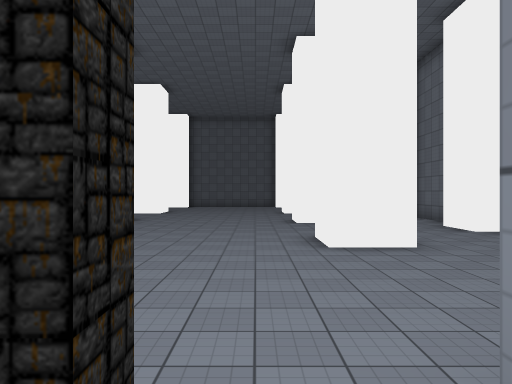
view 1 (above)

19 first-person views from a walk through a scene from a Unity 3-D project. The camera is 1.4 m above the floor, looks level and sees 70° across. The floor is counted in squares, 2 m on a side. Each view is taken from the middle of a square. On the plan, view 1 faces up. The plan holds only what a view shows up to about 11 squares ahead; the rest is blank. The place goes on beyond the plan. The player is left out. Some surface patterns are stand-ins.

view 2
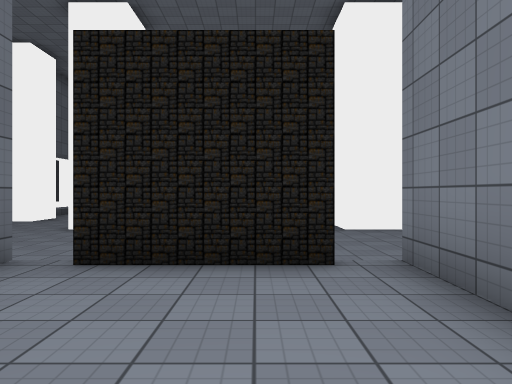

view 3
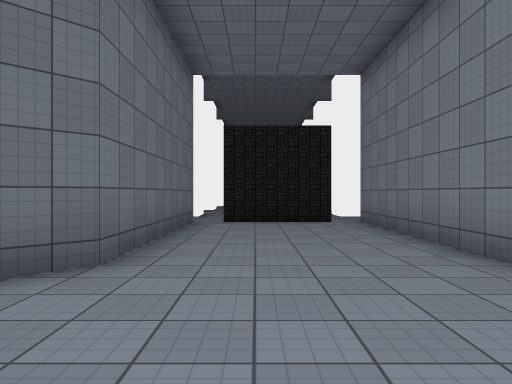

view 4
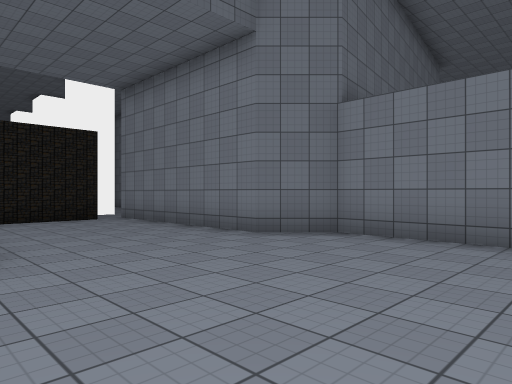

view 5
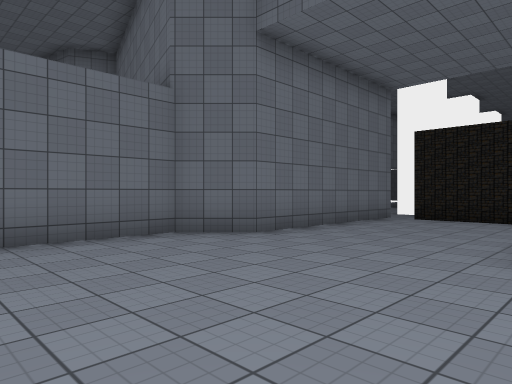

view 6
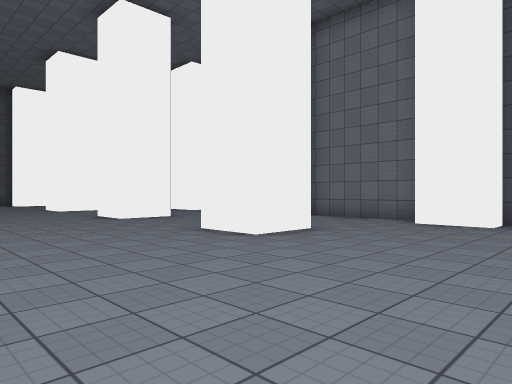

view 7
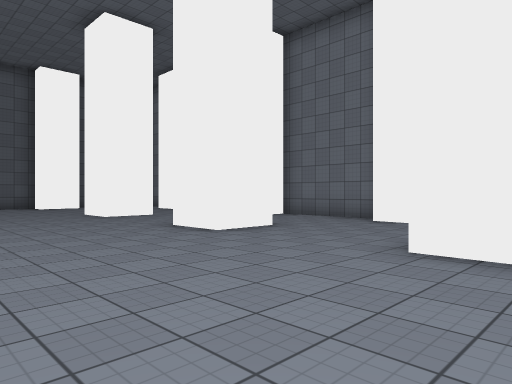

view 8
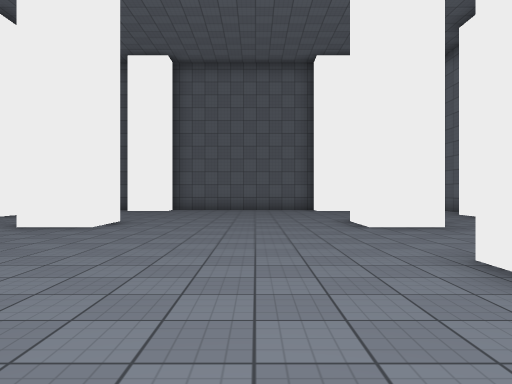

view 9
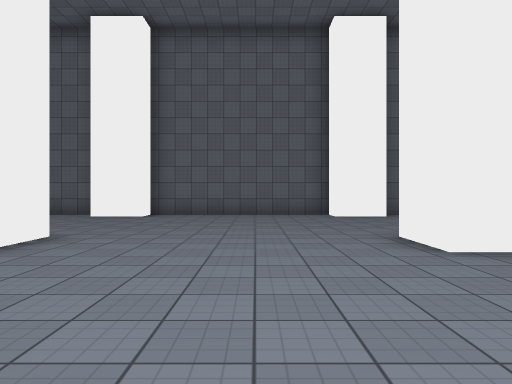

view 10
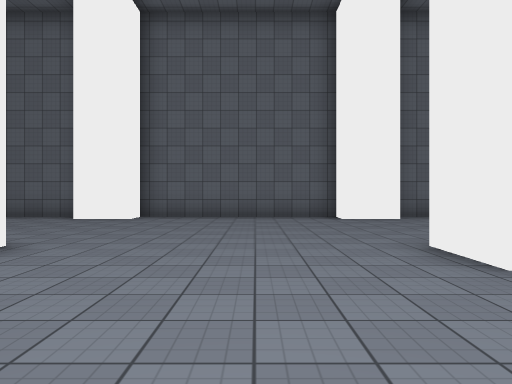

view 11
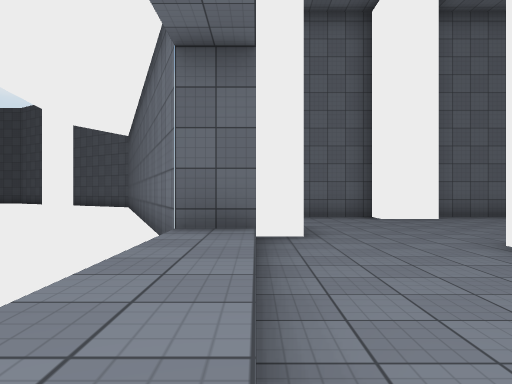

view 12
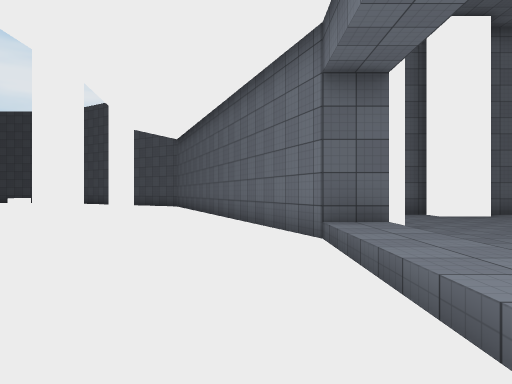

view 13
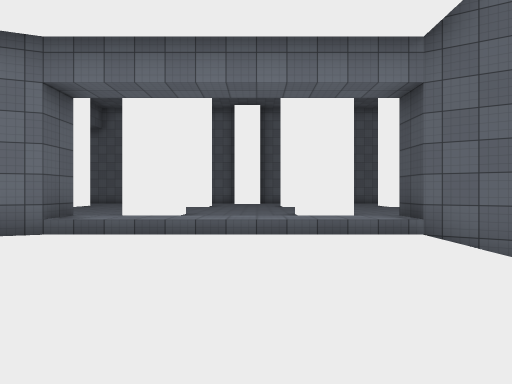

view 14
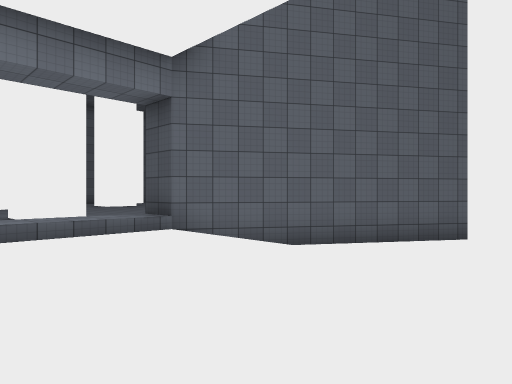

view 15
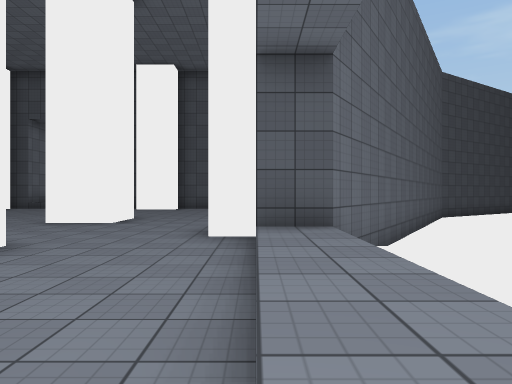

view 16
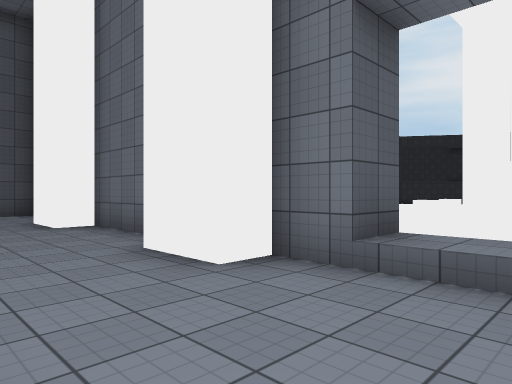

view 17
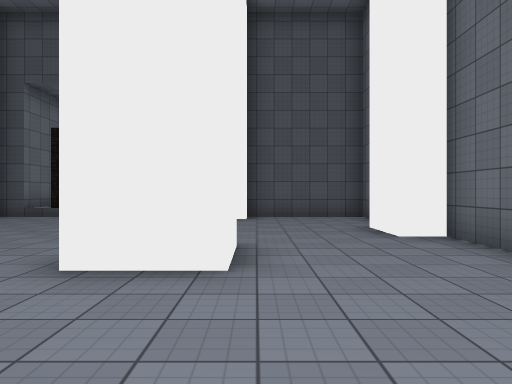

view 18
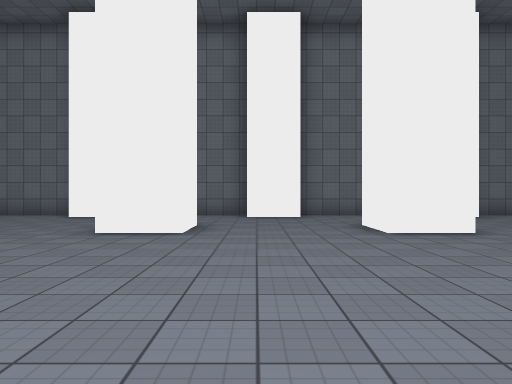

view 19
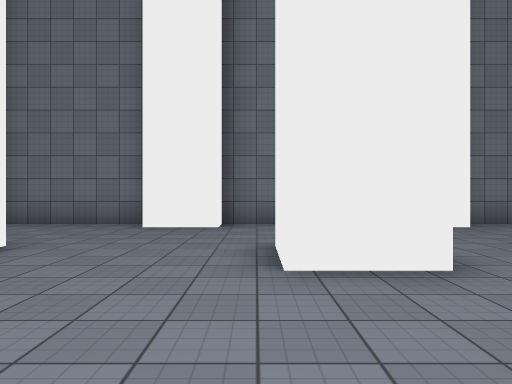

### Floor plan
Key: @ floor where view 1 was taken; # wall or solid block; x gap in a wall; . main floor; : floor 0.5 m higher than the main floor; / step, stairs or slope; v drop or lower ground.
Columns run from 16 left of view 1 to 6 right of it. Each row starts with its distance up from view 1.
 24  ...#   ########
 23  ...#   ...#...#####
 22  ...##  ............
 21  v...#  ............
 20 vx...###...........  .#
 19  v....##........... ..#
 18  v....##..........  ..#
 17  v....//...#......#...#
 16   ....//..............#
 15 ......//.. ...........#
 14 ......//.. ...........#
 13 ......//..............#
 12 ......//...#......#...#
 11  xvvvv##..............#
 10 v    ###..............#
  9 v vvv###..............#
  8  vvv## #..............#
  7  vvv#  #...#......#...#
  6 vvv##  #...  .........#
  5 vv##   #.... .........#
  4        #..............#
  3         ..............#
  2         ...........   #
  1        #...#..##..
  0        ######:::@#
 -1             #::::#
 -2             #::::#
 -3             #::::#
 -4             #::::#
 -5            ##::::##
 -6            #::::::#
 -7            #::::::#
 -8            #::::::#
 -9             ::::::

Where each view was taken, in squares from view 1:
view 1: 0 up, 0 right, facing up
view 2: 3 down, 1 left, facing up
view 3: 8 down, 2 left, facing up
view 4: 9 down, 4 left, facing up-right
view 5: 9 down, 1 right, facing up-left
view 6: 2 up, 3 left, facing up-right
view 7: 6 up, 3 left, facing up-right
view 8: 9 up, 1 left, facing up
view 9: 12 up, 1 left, facing up
view 10: 13 up, 1 left, facing up
view 11: 13 up, 9 left, facing up
view 12: 12 up, 11 left, facing up
view 13: 14 up, 16 left, facing right
view 14: 15 up, 16 left, facing down-right
view 15: 16 up, 9 left, facing down
view 16: 13 up, 6 left, facing down-left
view 17: 11 up, 6 left, facing down
view 18: 10 up, 5 left, facing right
view 19: 13 up, 2 left, facing right
